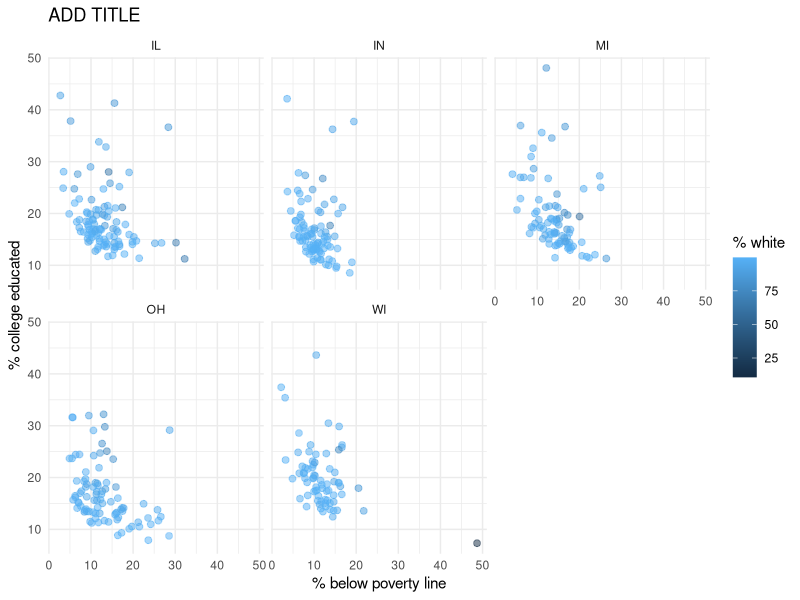

This figure's R source:
## ---- chunk 1
#| eval: true
#| message: false

library(tidyverse)
## ---- chunk 2
#| eval: true
#| echo: false

ggplot(
  midwest,
  aes(x = percbelowpoverty, y = percollege, color = percwhite)
) +
  geom_point(size = 2, alpha = 0.5) +
  facet_wrap(~state) +
  theme_minimal() +
  labs(
    title = "ADD TITLE",
    x = "% below poverty line",
    y = "% college educated",
    color = "% white"
  )
